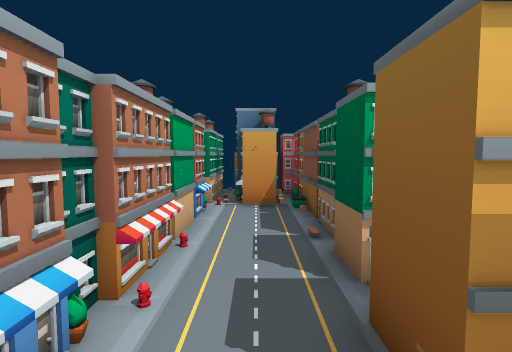
View 1 (above)

24 first-person views from a walk through a 3-D level made in the Godot game engine. The camera is 1.5 m above the floor, tilts 4° down and sees 80° across. The floor is counted in squares, 1 m on a side. Each view is taken from the middle of a square. On the plan, view 1 faces up. The plan holds only what a view shows up to about 15 squares ahead; the rest is blank. Characters and animated objects are not drawn.

View 2
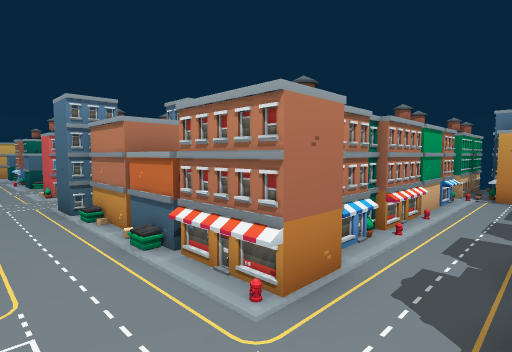

View 3
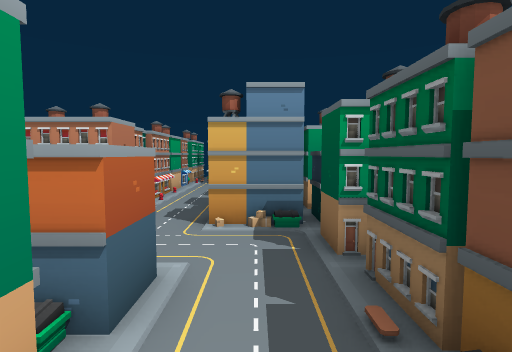

View 4
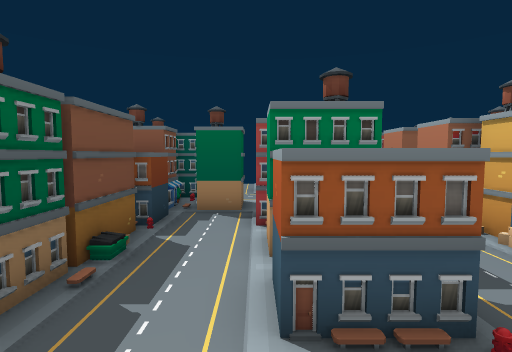

View 5
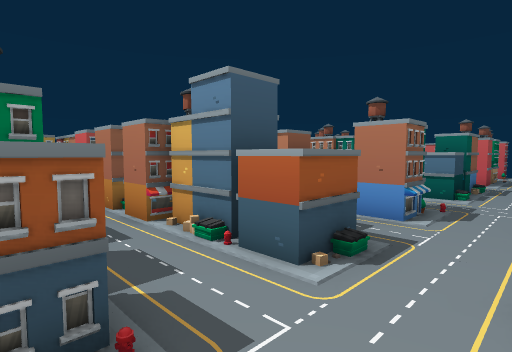

View 6
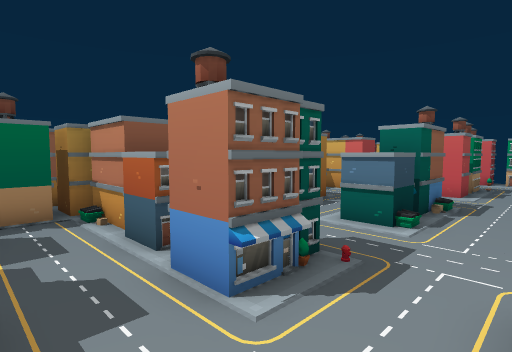

View 7
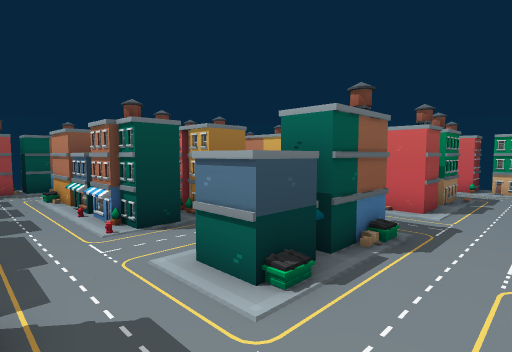

View 8
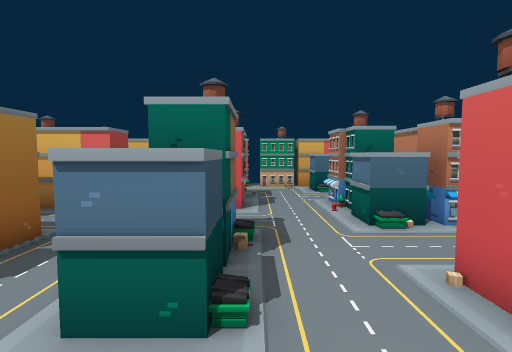

View 9
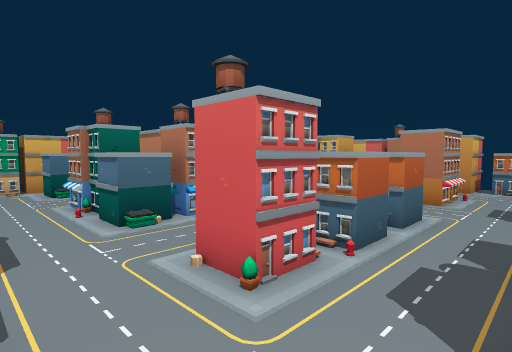

View 10
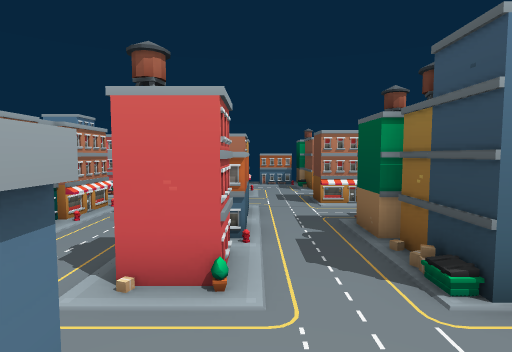

View 11
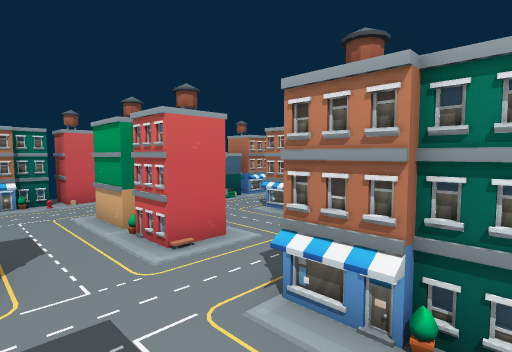

View 12
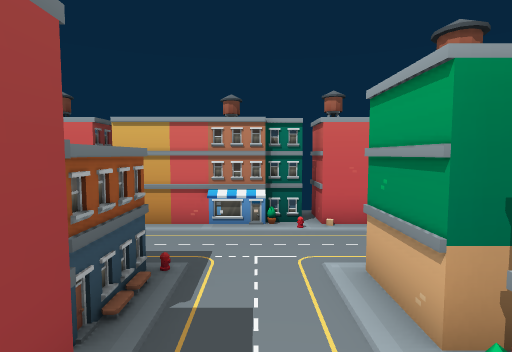

View 13
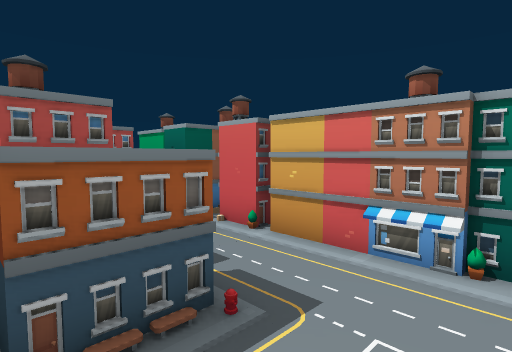

View 14
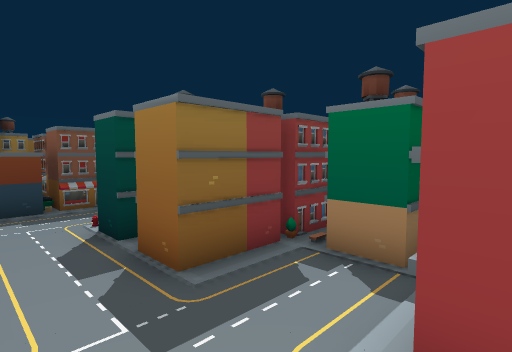

View 15
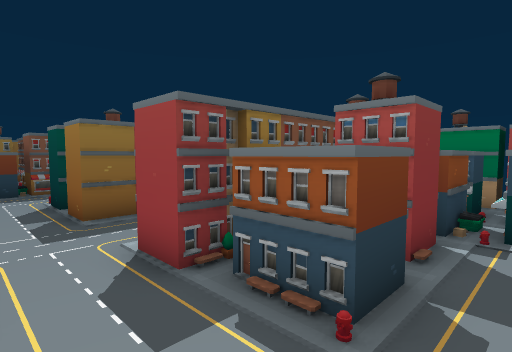

View 16
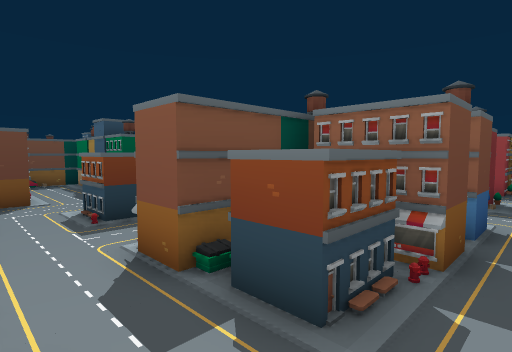

View 17
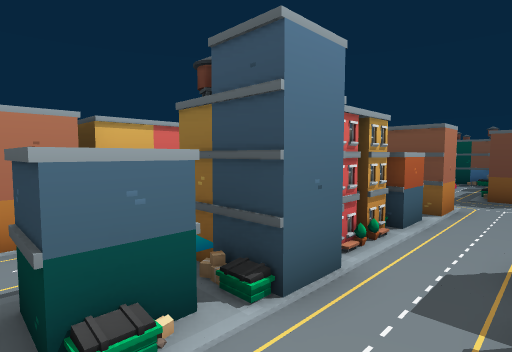

View 18
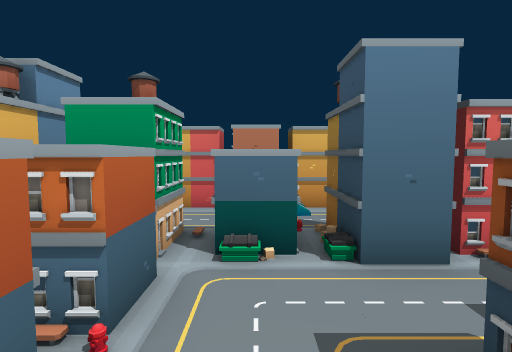

View 19
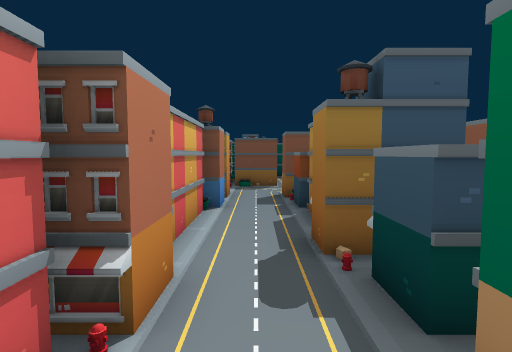

View 20
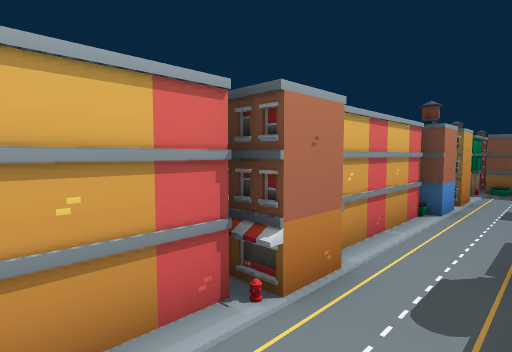

View 21
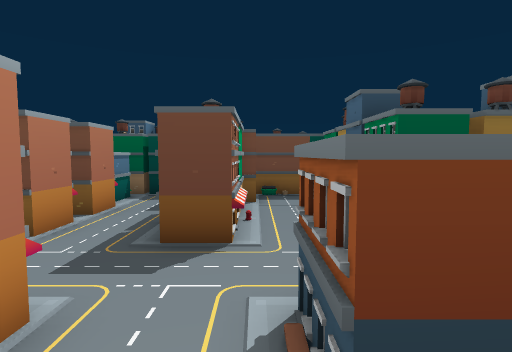

View 22
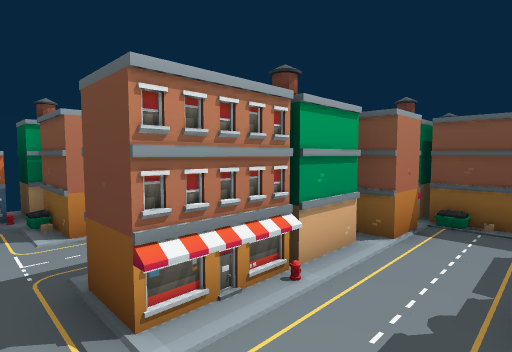

View 23
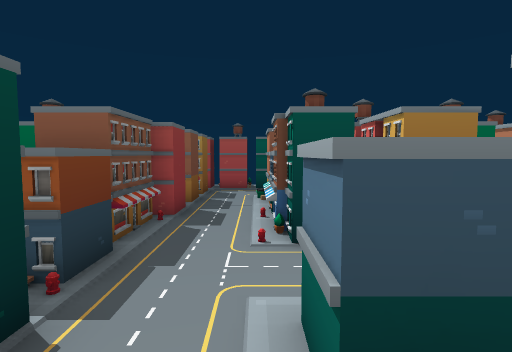

View 24
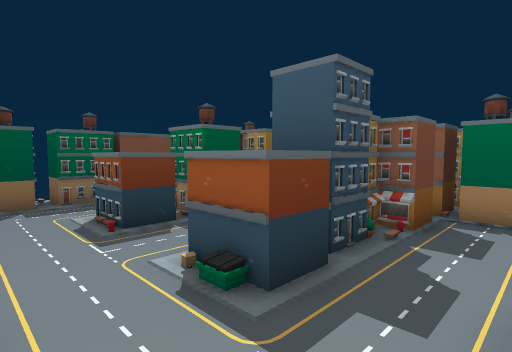

### Floor plan
Key: @ floor where view 1 was taken; # wall or solid block; x gap in a wall; . floor; / step, stairs or slope; ^ raised ledge; B building; O other object.
Columns run from 25 left of view 1 to 5 right of it. Each row starts with its distance up from view 1.
 13               # BBB    BB #
 12   #########B  ^^^B     BB ##
 11   ..##.....BB#...###   BBB.#
 10   ...............### ^ BBB.#
  9  B.B...B...^.##..####..BBB.#
  8  B B.^xBB##^.##........BB..#
  7  B B...B...^.##.....   BB..#
  6    ^^...........###Bx#BB...BB
  5    #...^.##.....###..####..B
  4     ^..^###.^^^........##.BB
  3    B..#####. x.........##..
  2    BB.###BB. ^^.BBBBBBBBB.####
  1    #B..B##B......B B#B  B.. .#
  0  # ^..BBB^...B...BB#^ ###@BB#
 -1 ##....BB.........B...####.... B
 -2 BB..........................BBB
 -3 BB........B......BB..........BB
 -4 BB..BBBB..BB#^..BBB.^^^.^^^..BB
 -5  B........BB.....B...#...B...#
 -6  BB.............^^^..B..BBB..#
 -7  BB..........B..##..###.///..#
 -8  #..^^##...#.BB.##..###.##/.^^
 -9  B...B##.B.#  B.##.B. .   .BB#B
-10 BB...B##.B.B ^#.###BB #    BBBB
-11    ..^##BBx###... .O#      B B
-12 BBB #  BBB   #..# OO#       BBB
-13   BB# BB B   #..#
-14 BBBB##        ..#
-15 B   #         ...
-16             BBBB#
-17             BB B#

Positions as (right, up) in squares from view 1, and headings:
1: (0, 0), facing up
2: (1, -3), facing up-left
3: (2, -7), facing up
4: (1, -1), facing down
5: (0, -1), facing down-left
6: (-5, -1), facing down-left
7: (-9, -1), facing down-left
8: (-9, -3), facing left
9: (-9, -3), facing up-left
10: (-11, -4), facing up
11: (-13, -7), facing up-left
12: (-17, -6), facing left
13: (-19, -5), facing down-left
14: (-18, -5), facing down-right
15: (-22, -5), facing down-right
16: (-20, 7), facing down-right
17: (-21, 5), facing up-right
18: (-20, 3), facing up
19: (-23, 10), facing right
20: (-23, 9), facing up-right
21: (-14, 5), facing right
22: (-10, 3), facing up-right
23: (-11, -2), facing down
24: (-7, -1), facing down-right
